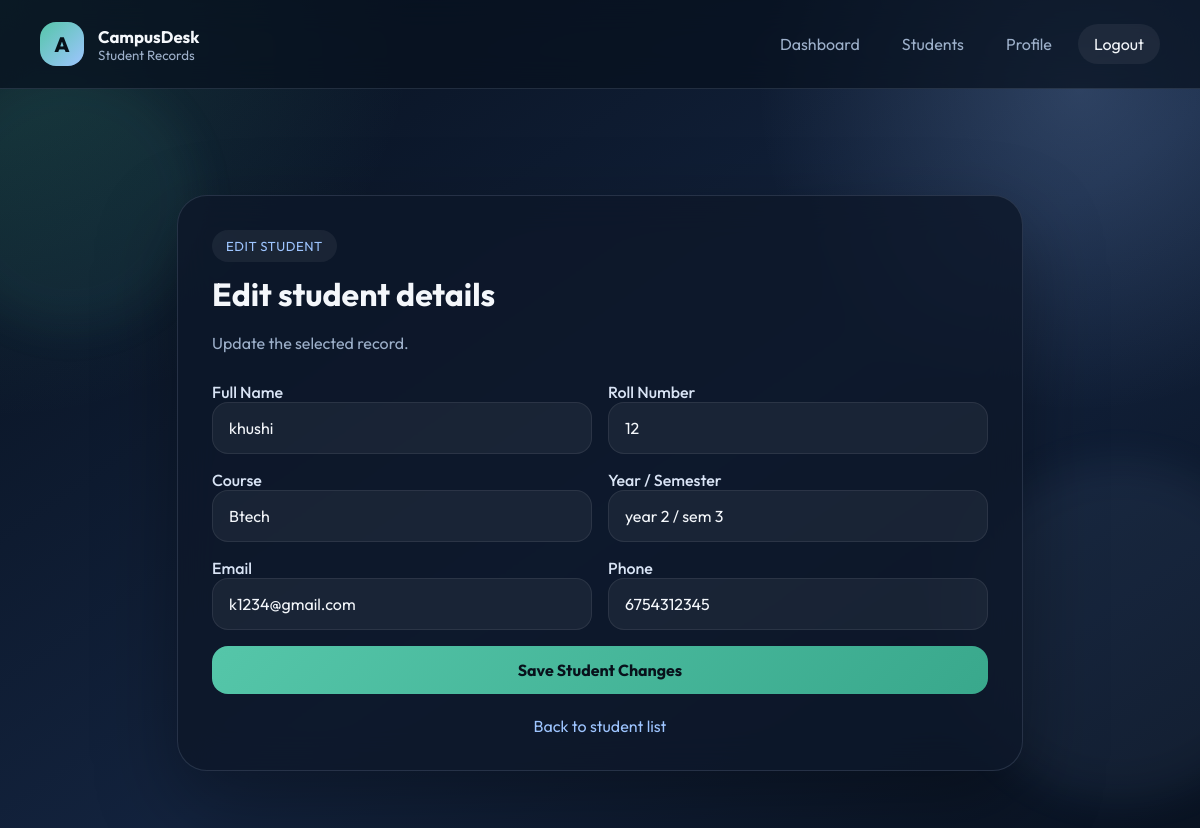
The app's page /students/edit/1 (signed in), older data.
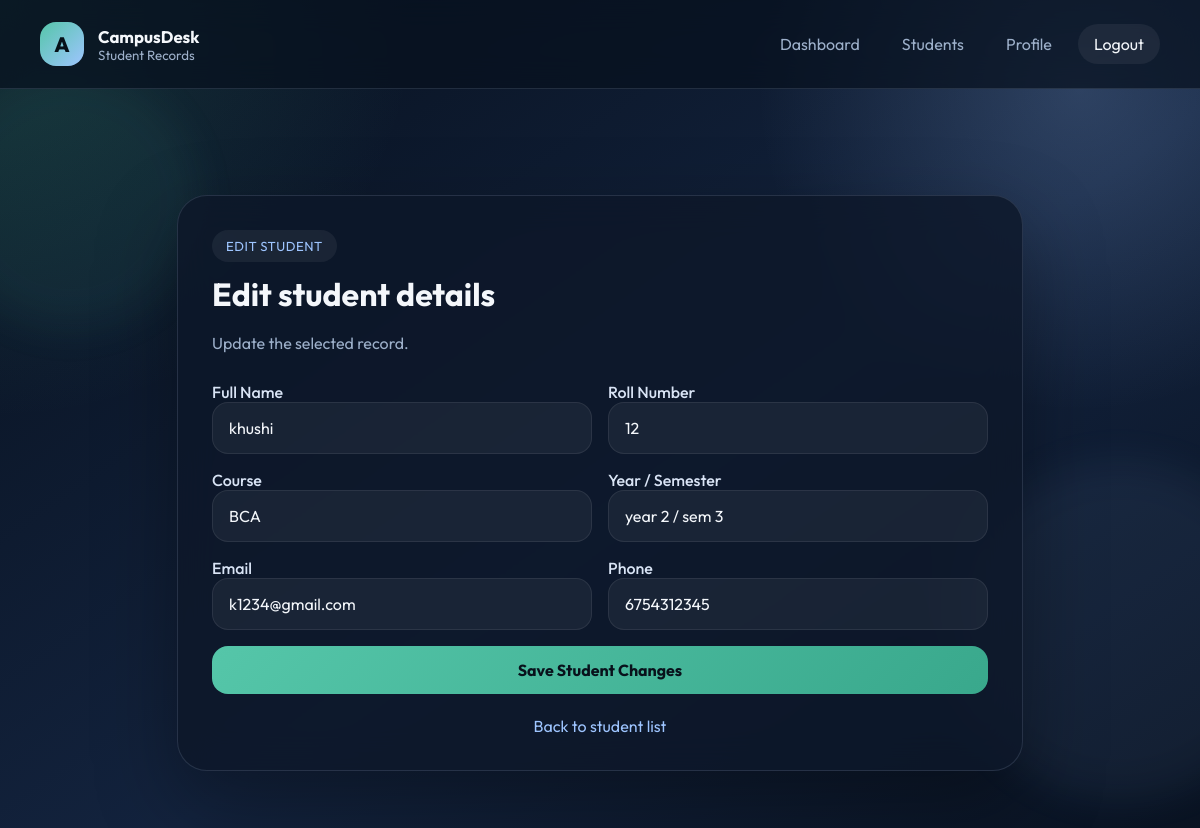
The same page, newer data.
### tables this page shows
CREATE TABLE students (
            id INTEGER PRIMARY KEY AUTOINCREMENT,
            full_name TEXT NOT NULL,
            roll_number TEXT NOT NULL UNIQUE,
            course TEXT NOT NULL,
            year_level TEXT NOT NULL,
            email TEXT NOT NULL,
            phone TEXT NOT NULL,
            created_by INTEGER,
            created_at TEXT NOT NULL DEFAULT CURRENT_TIMESTAMP,
            FOREIGN KEY (created_by) REFERENCES users (id)
        );

### app.py (the view, shortened to what this page needs)
@app.route("/students/edit/<int:student_id>", methods=["GET", "POST"])
@login_required
def edit_student(student_id):
    db = get_db()
    student = db.execute("SELECT * FROM students WHERE id = ?", (student_id,)).fetchone()
    if student is None:
        flash("Student record not found.", "danger")
        return redirect(url_for("students"))
    return render_template("edit_student.html", student=student)

### app.py (called while the page is built)
def get_db():
    if "db" not in g:
        g.db = sqlite3.connect(app.config["DATABASE"])
        g.db.row_factory = sqlite3.Row
    return g.db

def login_required(view):
    @wraps(view)
    def wrapped_view(*args, **kwargs):
        if "user_id" not in session:
            flash("Please log in to continue.", "warning")
            return redirect(url_for("login"))
        return view(*args, **kwargs)
    return wrapped_view

@app.before_request
def load_logged_in_user():
    g.current_user = None
    user_id = session.get("user_id")
    if user_id:
        g.current_user = get_db().execute(
            "SELECT * FROM users WHERE id = ?", (user_id,)
        ).fetchone()
        if g.current_user is None:
            session.clear()

@app.context_processor
def inject_now():
    return {"now": datetime.now()}

### templates/edit_student.html (shortened to what this page needs)
{% extends "base.html" %}
{% block content %}
<section class="auth-layout single-focus">
  <div class="auth-card wide-card">
    <div class="card-head">
      <span class="eyebrow">Edit Student</span>
      <h2>Edit student details</h2>
      <p>Update the selected record.</p>
    </div>
    <form method="POST" class="auth-form">
      <div class="two-column">
        <div>
          <label>Full Name</label>
          <input type="text" name="full_name" value="{{ student.full_name }}" required />
        </div>
        <div>
          <label>Roll Number</label>
          <input type="text" name="roll_number" value="{{ student.roll_number }}" required />
        </div>
      </div>
      <div class="two-column">
        <div>
          <label>Course</label>
          <input type="text" name="course" value="{{ student.course }}" required />
        </div>
        <div>
          <label>Year / Semester</label>
          <input type="text" name="year_level" value="{{ student.year_level }}" required />
        </div>
      </div>
      <div class="two-column">
        <div>
          <label>Email</label>
          <input type="email" name="email" value="{{ student.email }}" required />
        </div>
        <div>
          <label>Phone</label>
          <input type="text" name="phone" value="{{ student.phone }}" required />
        </div>
      </div>
      <button type="submit" class="btn-primary">Save Student Changes</button>
    </form>
    <div class="helper-links centered-links">
      <a href="{{ url_for('students') }}">Back to student list</a>
    </div>
  </div>
</section>
{% endblock %}

Row changes from the older to the newer data that the page shows:
changed students "khushi": course "Btech" → "BCA"
